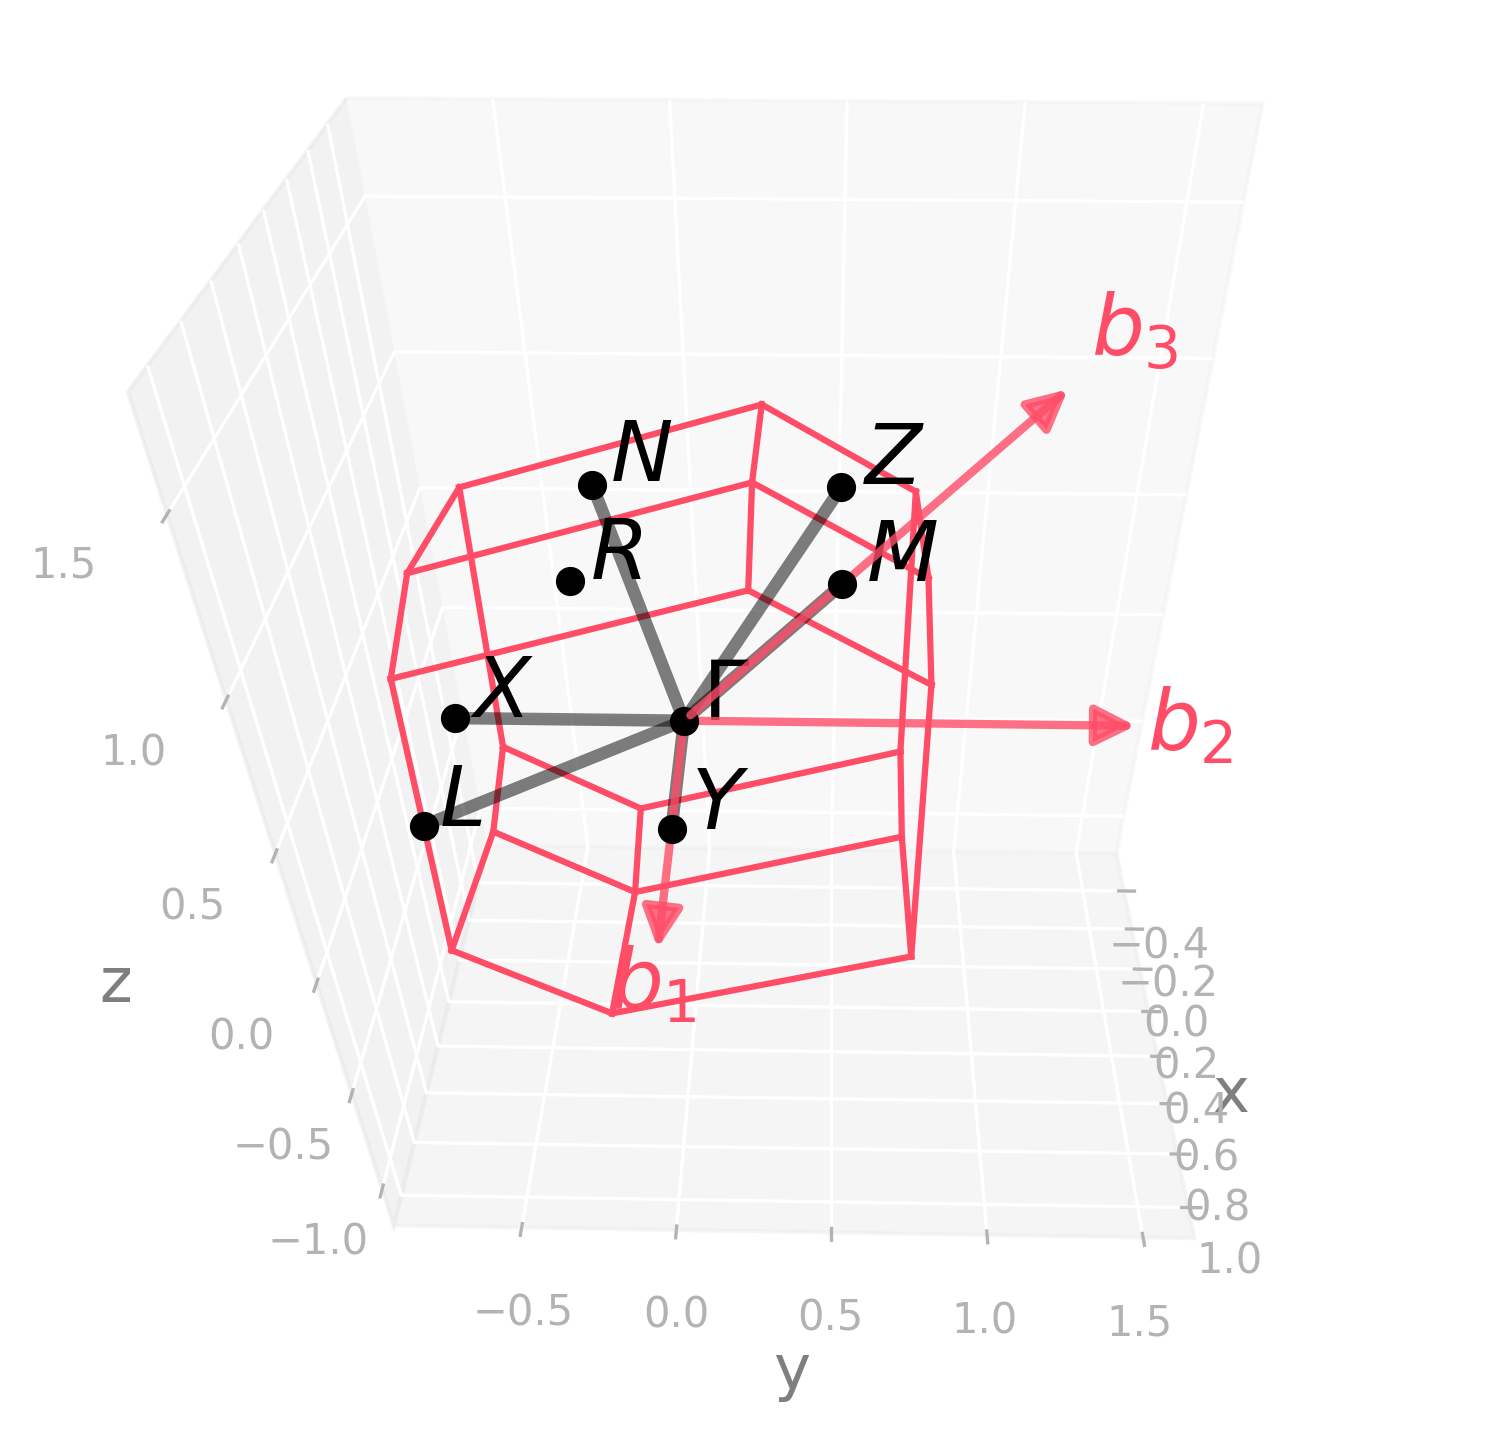

This chart was generated by the following Python code:
import radtools as rad

l = rad.lattice_example(f"TRI2b")
l.plot("brillouin-kpath")
# Save an image:
l.savefig(
    "tri2b_brillouin.png",
    elev=40,
    azim=1,
    dpi=300,
   bbox_inches="tight",
)
# Interactive plot:
l.show(elev=40, azim=1)
